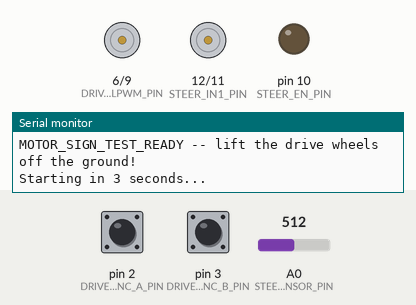
Recording of a sketch running on a simulated Arduino Uno, built with avr-gcc and run on an emulated ATmega328P. On the bench: motor-driver pin pairs drawn as motors (green arrow = first pin HIGH = forward, orange = second pin HIGH = backward, longer = more drive), output pins drawn as LEDs (lit = HIGH), the last lines printed to the serial monitor. The inputs (shaded band) are chosen by the test bench; at power-on: pin 2 (DRIVE_ENC_A_PIN) HIGH, pin 3 (DRIVE_ENC_B_PIN) HIGH, A0 (STEER_SENSOR_PIN) = 512.

Above: at 0.1 s.
At 3.1 s:
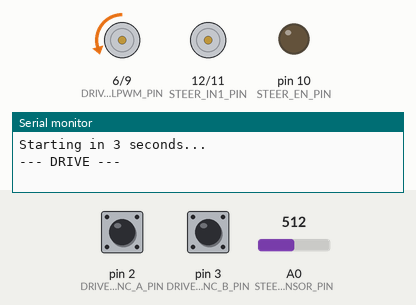
At 4.4 s:
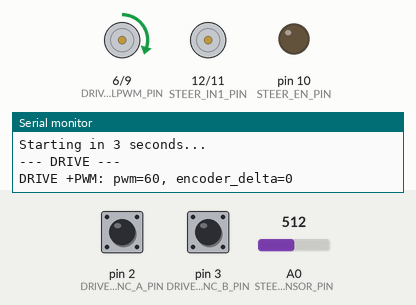
At 5.7 s:
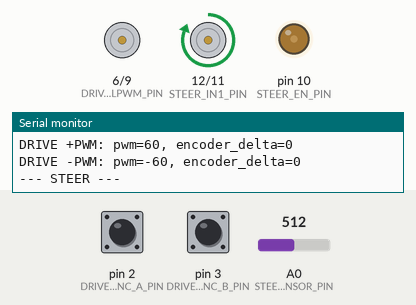
At 7.0 s:
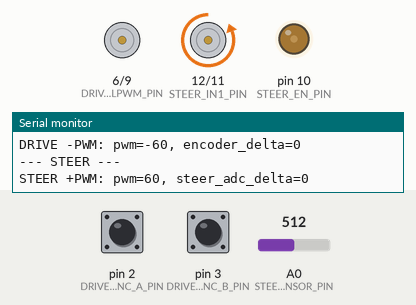
Timing chart, 0 to 9.2 s (numbered marks = the images above):
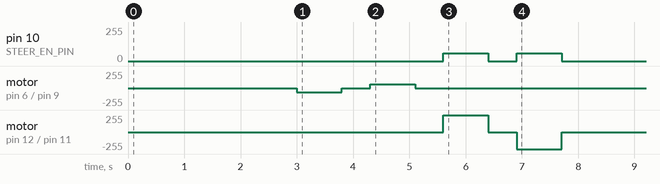

The sketch:

motor_sign_test.ino
```cpp
// motor_sign_test.ino
//
// Standalone bring-up sketch to find the sign convention for both motor
// channels before trusting hyper_motor_interface.ino's closed loops with
// them. No ROS 2, no PI/P controller involved -- this just pulses each
// channel briefly at a small fixed PWM in both directions and prints how
// far the corresponding sensor moved, so the direction can be read off by
// eye + the printed numbers instead of trial-and-error editing the real
// control sketch.
//
// SAFETY: lift the drive wheels off the ground before running this. Pins,
// gains-free PWM level, and wiring match hyper_motor_interface.ino -- see
// that file's wiring comments for the full BTS7960/L298N/encoder/sensor
// hookup (drive is on a BTS7960, steering stayed on the L298N).
//
// What it tests, once, in this order (each phase ~800ms of PWM then stop):
//   1. DRIVE at +TEST_PWM
//   2. DRIVE at -TEST_PWM
//   3. STEER at +TEST_PWM
//   4. STEER at -TEST_PWM
// For each phase it prints the raw sensor delta measured during that phase.
//
// How to read the results:
//   - DRIVE phases: watch which way the wheel actually spins, and note the
//     printed encoder_delta sign for each. If "+PWM" phase's wheel spin
//     direction isn't the one you want to call "forward", swap the drive
//     motor's two wires at the BTS7960 M+/M- terminals (a wiring fix, not
//     a code fix). Separately: DRIVE_ENCODER_SIGN in hyper_motor_interface.ino
//     should be set so that (+PWM phase's encoder_delta sign) x
//     DRIVE_ENCODER_SIGN comes out positive -- that is what keeps the PI
//     controller's feedback loop stable (prevents the runaway/overheating
//     failure mode), independent of which physical direction ends up being
//     "forward".
//   - STEER phases: watch which way the steering actually turns, and note
//     the printed steer_adc_delta sign. hyper_motor_interface.ino's
//     STEER_RAW_RIGHT/STEER_RAW_LEFT already define which raw ADC value
//     means which physical lock, so as long as those two constants were
//     measured correctly (via steering_sensor_test.ino), the steering P
//     controller's sign is already consistent -- this test is mainly to
//     confirm that (not something you need to "fix" a sign constant for).
//     If a +PWM phase visibly drives the steering AWAY from the direction
//     that increases the measured angle, swap the steering motor's two
//     wires at the L298N OUT3/OUT4 terminals.

#include <avr/io.h> // PIND -- direct port read in on_drive_encoder_edge()

// ---- Pins -- must match hyper_motor_interface.ino ----
const uint8_t DRIVE_RPWM_PIN = 9;
const uint8_t DRIVE_LPWM_PIN = 6;
// BTS7960 R_EN/L_EN are wired straight to 5V, not to Arduino pins.
const uint8_t STEER_EN_PIN = 10;
const uint8_t STEER_IN1_PIN = 12;
const uint8_t STEER_IN2_PIN = 11;
const uint8_t DRIVE_ENC_A_PIN = 2;
const uint8_t DRIVE_ENC_B_PIN = 3;
const uint8_t STEER_SENSOR_PIN = A0;

// ---- Test parameters ----
const int16_t TEST_PWM = 60;             // small, safe -- matches *_MIN_PWM in the real sketch
const unsigned long TEST_DURATION_MS = 800;
const unsigned long SETTLE_MS = 500;     // pause between phases so motion fully stops

volatile long drive_encoder_count = 0;
volatile uint8_t drive_last_ab_state = 0;

const int8_t QUADRATURE_TABLE[16] = {
   0, -1,  1,  0,
   1,  0,  0, -1,
  -1,  0,  0,  1,
   0,  1, -1,  0
};

void on_drive_encoder_edge() {
  uint8_t port_d = PIND;
  uint8_t a = (port_d >> 2) & 0x1;
  uint8_t b = (port_d >> 3) & 0x1;
  uint8_t current_state = (a << 1) | b;
  uint8_t index = (drive_last_ab_state << 2) | current_state;
  drive_encoder_count += QUADRATURE_TABLE[index];
  drive_last_ab_state = current_state;
}

void set_channel(uint8_t en_pin, uint8_t in1_pin, uint8_t in2_pin, int16_t pwm) {
  digitalWrite(in1_pin, pwm > 0 ? HIGH : LOW);
  digitalWrite(in2_pin, pwm < 0 ? HIGH : LOW);
  analogWrite(en_pin, abs(pwm));
}

// Mirrors set_drive_bts7960() in hyper_motor_interface.ino.
void set_drive_bts7960(int16_t pwm) {
  if (pwm > 0) {
    analogWrite(DRIVE_RPWM_PIN, pwm);
    analogWrite(DRIVE_LPWM_PIN, 0);
  } else if (pwm < 0) {
    analogWrite(DRIVE_RPWM_PIN, 0);
    analogWrite(DRIVE_LPWM_PIN, -pwm);
  } else {
    analogWrite(DRIVE_RPWM_PIN, 0);
    analogWrite(DRIVE_LPWM_PIN, 0);
  }
}

void stop_all() {
  set_drive_bts7960(0);
  set_channel(STEER_EN_PIN, STEER_IN1_PIN, STEER_IN2_PIN, 0);
}

long read_drive_count() {
  long count;
  noInterrupts();
  count = drive_encoder_count;
  interrupts();
  return count;
}

// Runs one phase: drives one channel at the given PWM for TEST_DURATION_MS,
// stops, then prints how far the given sensor moved during that phase.
void run_drive_phase(const char *label, int16_t pwm) {
  long before = read_drive_count();
  set_drive_bts7960(pwm);
  delay(TEST_DURATION_MS);
  set_drive_bts7960(0);
  long after = read_drive_count();

  Serial.print(label);
  Serial.print(": pwm=");
  Serial.print(pwm);
  Serial.print(", encoder_delta=");
  Serial.println(after - before);

  delay(SETTLE_MS);
}

void run_steer_phase(const char *label, int16_t pwm) {
  int before = analogRead(STEER_SENSOR_PIN);
  set_channel(STEER_EN_PIN, STEER_IN1_PIN, STEER_IN2_PIN, pwm);
  delay(TEST_DURATION_MS);
  set_channel(STEER_EN_PIN, STEER_IN1_PIN, STEER_IN2_PIN, 0);
  int after = analogRead(STEER_SENSOR_PIN);

  Serial.print(label);
  Serial.print(": pwm=");
  Serial.print(pwm);
  Serial.print(", steer_adc_delta=");
  Serial.println(after - before);

  delay(SETTLE_MS);
}

void setup() {
  Serial.begin(115200);

  pinMode(DRIVE_RPWM_PIN, OUTPUT);
  pinMode(DRIVE_LPWM_PIN, OUTPUT);
  pinMode(STEER_EN_PIN, OUTPUT);
  pinMode(STEER_IN1_PIN, OUTPUT);
  pinMode(STEER_IN2_PIN, OUTPUT);
  stop_all();

  pinMode(DRIVE_ENC_A_PIN, INPUT_PULLUP);
  pinMode(DRIVE_ENC_B_PIN, INPUT_PULLUP);
  drive_last_ab_state = (digitalRead(DRIVE_ENC_A_PIN) << 1) | digitalRead(DRIVE_ENC_B_PIN);
  attachInterrupt(digitalPinToInterrupt(DRIVE_ENC_A_PIN), on_drive_encoder_edge, CHANGE);
  attachInterrupt(digitalPinToInterrupt(DRIVE_ENC_B_PIN), on_drive_encoder_edge, CHANGE);

  Serial.println("MOTOR_SIGN_TEST_READY -- lift the drive wheels off the ground!");
  Serial.println("Starting in 3 seconds...");
  delay(3000);

  Serial.println("--- DRIVE ---");
  run_drive_phase("DRIVE +PWM", TEST_PWM);
  run_drive_phase("DRIVE -PWM", -TEST_PWM);

  Serial.println("--- STEER ---");
  run_steer_phase("STEER +PWM", TEST_PWM);
  run_steer_phase("STEER -PWM", -TEST_PWM);

  Serial.println("TEST COMPLETE. Compare the printed signs to which way each");
  Serial.println("channel actually moved, then see the notes at the top of");
  Serial.println("this file for what to fix and where.");
}

void loop() {
  // Nothing -- setup() runs the whole sequence once. Press the Uno's reset
  // button to run it again.
}
```
